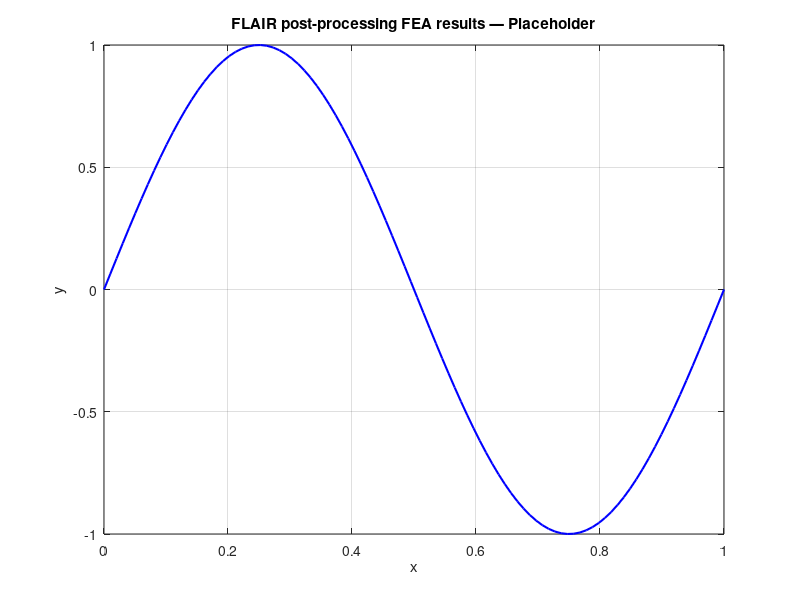

Recreate this plot in MATLAB.
% post_process_fea.m
% FLAIR post-processing FEA results
% Author: Eesha Tolety | CU Boulder / Amity University
%
% PLACEHOLDER SCRIPT
% ==================
% This file is a placeholder. Replace the example code below
% with your actual analysis scripts for this project.
%
% TODO: Add your code here

clc; clear; close all;

%% --- PARAMETERS (update these) ---
% Add your problem-specific parameters here

%% --- LOAD DATA ---
% TODO: Load your simulation/experimental data
% Example: data = readmatrix('data/results.csv');

%% --- ANALYSIS ---
% TODO: Add your analysis code here

%% --- VISUALIZATION ---
% TODO: Add your plots here
figure('Color','white');
x = linspace(0, 1, 100);
y = sin(2*pi*x);
plot(x, y, 'b-', 'LineWidth', 1.5);
xlabel('x'); ylabel('y');
title('FLAIR post-processing FEA results — Placeholder');
grid on;

fprintf('Placeholder script for: FLAIR post-processing FEA results\n');
fprintf('Replace with actual code.\n');
